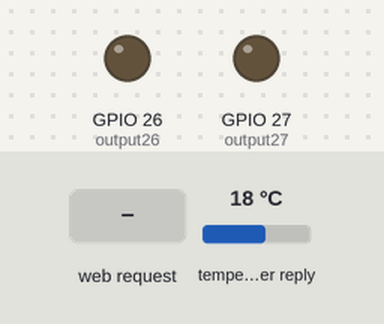
The sketch below on a simulated ESP32. On the bench: output pins drawn as LEDs (lit = HIGH). The inputs (shaded band) are chosen by the test bench; at power-on: temperature in the weather reply 18 °C. WiFi joins after 1.5 s; servers stay silent unless stated; web services answer with replies made up by the test bench; what the sketch prints to the serial monitor is not drawn.

Above: at 5.7 s.
5.8 s: HTTP request GET /26/on received
At 6.8 s:
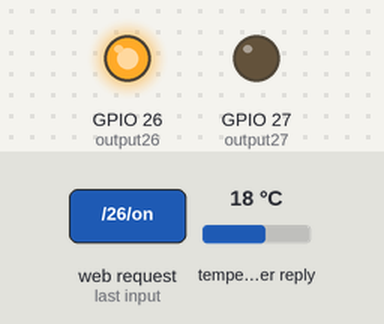
7.3 s: HTTP request GET /27/on received
At 8.0 s:
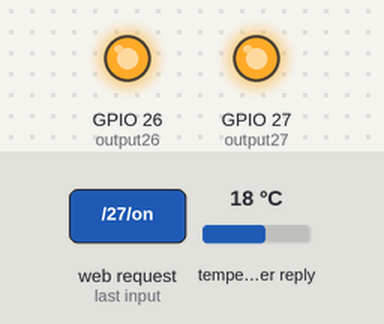
8.8 s: HTTP request GET /26/off received
At 9.2 s:
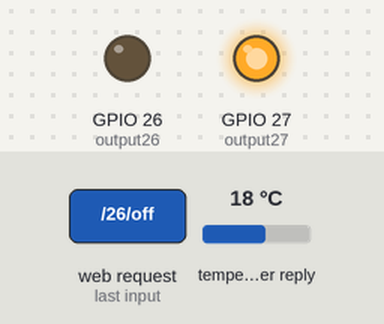
10.3 s: HTTP request GET /27/off received
At 11.5 s:
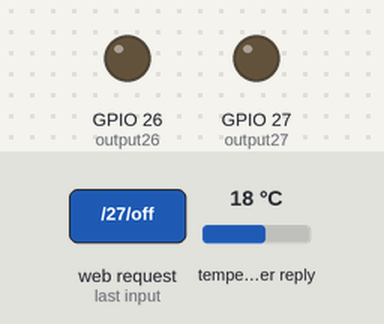
Timing chart, 0 to 12.8 s (numbered marks = the images above; inputs shaded):
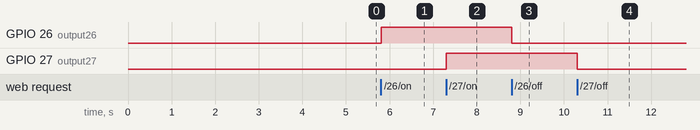

The sketch:

assignment_-5.ino
```cpp
#include <WiFi.h>
#include<HTTPClient.h>
// Replace with your network credentials
const char* ssid = "ACT101423914489";
const char* password = "50160217";

// Set web server port number to 80
WiFiServer server(80);

// Variable to store the HTTP request
String header;

// Auxiliar variables to store the current output state
String output26State = "off";
String output27State = "off";

// Assign output variables to GPIO pins
const int output26 = 26;
const int output27 = 27;

// Current time
unsigned long currentTime = millis();
// Previous time
unsigned long previousTime = 0;
// Define timeout time in milliseconds (example: 2000ms = 2s)
const long timeoutTime = 2000;

void setup() {
  Serial.begin(9600);
  delay(3000);
  // Initialize the output variables as outputs
  pinMode(output26, OUTPUT);
  pinMode(output27, OUTPUT);
  // Set outputs to LOW
  digitalWrite(output26, LOW);

  digitalWrite(output27, LOW);

  // Connect to Wi-Fi network with SSID and password
  Serial.print("Connecting to ");
  Serial.println(ssid);
  WiFi.begin(ssid, password);
  while (WiFi.status() != WL_CONNECTED) {
    delay(500);
    Serial.print(".");
  }
  // Print local IP address and start web server
  Serial.println("");
  Serial.println("WiFi connected.");
  Serial.println("IP address: ");
  Serial.println(WiFi.localIP());
  server.begin();
}

void loop(){
  WiFiClient client = server.available();   // Listen for incoming clients

  if (client) {                             // If a new client connects,
    currentTime = millis();
    previousTime = currentTime;
    Serial.println("New Client.");          // print a message out in the serial port
    String currentLine = "";                // make a String to hold incoming data from the client
    while (client.connected() && currentTime - previousTime <= timeoutTime) {  // loop while the client's connected
      currentTime = millis();
      if (client.available()) {             // if there's bytes to read from the client,
        char c = client.read();             // read a byte, then
        Serial.write(c);                    // print it out the serial monitor
        header += c;
        if (c == '\n') {                    // if the byte is a newline character
          // if the current line is blank, you got two newline characters in a row.
          // that's the end of the client HTTP request, so send a response:
          if (currentLine.length() == 0) {
            // HTTP headers always start with a response code (e.g. HTTP/1.1 200 OK)
            // and a content-type so the client knows what's coming, then a blank line:
            client.println("HTTP/1.1 200 OK");
            client.println("Content-type:text/html");
            client.println("Connection: close");
            client.println();

            // turns the GPIOs on and off
            if (header.indexOf("GET /26/on") >= 0) {
              Serial.println("GPIO 26 on");
              output26State = "on";
              digitalWrite(output26, HIGH);
            } else if (header.indexOf("GET /26/off") >= 0) {
              Serial.println("GPIO 26 off");
              output26State = "off";
              digitalWrite(output26, LOW);
            } else if (header.indexOf("GET /27/on") >= 0) {
              Serial.println("GPIO 27 on");
              output27State = "on";
              digitalWrite(output27, HIGH);
            } else if (header.indexOf("GET /27/off") >= 0) {
              Serial.println("GPIO 27 off");
              output27State = "off";
              digitalWrite(output27, LOW);
            }

            // Display the HTML web page
            client.println("<!DOCTYPE html><html>");
            client.println("<head><meta name=\"viewport\" content=\"width=device-width, initial-scale=1\">");
            client.println("<link rel=\"icon\" href=\"data:,\">");
            // CSS to style the on/off buttons
            // Feel free to change the background-color and font-size attributes to fit your preferences
            client.println("<style>html { font-family: Helvetica; display: inline-block; margin: 0px auto; text-align: center;}");
            client.println(".button { background-color: #4CAF50; border: none; color: white; padding: 16px 40px;");
            client.println("text-decoration: none; font-size: 30px; margin: 2px; cursor: pointer;}");
            client.println(".button2 {background-color: #555555;}</style></head>");

            // Web Page Heading
            client.println("<body><h1>Smart Home Automation</h1>");

            // Display current state, and ON/OFF buttons for GPIO 26
            client.println("<p>GPIO 26 - State " + output26State + "</p>");
            // If the output26State is off, it displays the ON button
            if (output26State=="off") {
              client.println("<p><a href=\"/26/on\"><button class=\"button\">ON</button></a></p>");
            } else {
              client.println("<p><a href=\"/26/off\"><button class=\"button button2\">OFF</button></a></p>");
            }

            // Display current state, and ON/OFF buttons for GPIO 27
            client.println("<p>GPIO 27 - State " + output27State + "</p>");
            // If the output27State is off, it displays the ON button
            if (output27State=="off") {
              client.println("<p><a href=\"/27/on\"><button class=\"button\">ON</button></a></p>");
            } else {
              client.println("<p><a href=\"/27/off\"><button class=\"button button2\">OFF</button></a></p>");
            }
            client.println("</body></html>");
            if((WiFi.status()==WL_CONNECTED)){
              HTTPClient http;
              http.begin("https://api.openweathermap.org/data/2.5/weather?q=Hyderabad,IN%20&appid=902856e07c32938df0024a47e76f9ae4");
              int httpCode=http.GET();
              if(httpCode>0){//check for the returning code
                String payload=http.getString();
                 String Temp=payload.substring(147,160);

       String Humidity=payload.substring(233,246);

       // The HTTP response ends with another blank line
            client.println();
            client.println("<body><h1>API Weather Data</h1>");
            client.println(Temp);
            client.println();
            client.println(Humidity);
             http.end(); //Free the resources

              }
            }

            break;
          } else { // if you got a newline, then clear currentLine
            currentLine = "";
          }
        } else if (c != '\r') {  // if you got anything else but a carriage return character,
          currentLine += c;      // add it to the end of the currentLine
        }
      }
    }
    // Clear the header variable
    header = "";
    // Close the connection
    client.stop();
    Serial.println("Client disconnected.");
    Serial.println("");
  }
}
```

Measured:
- after the input at 5.8 s, GPIO 26 (output26): LOW → HIGH at once
- after the input at 7.3 s, GPIO 27 (output27): LOW → HIGH at once
- after the input at 8.8 s, GPIO 26 (output26): HIGH → LOW at once
- after the input at 10.3 s, GPIO 27 (output27): HIGH → LOW at once
